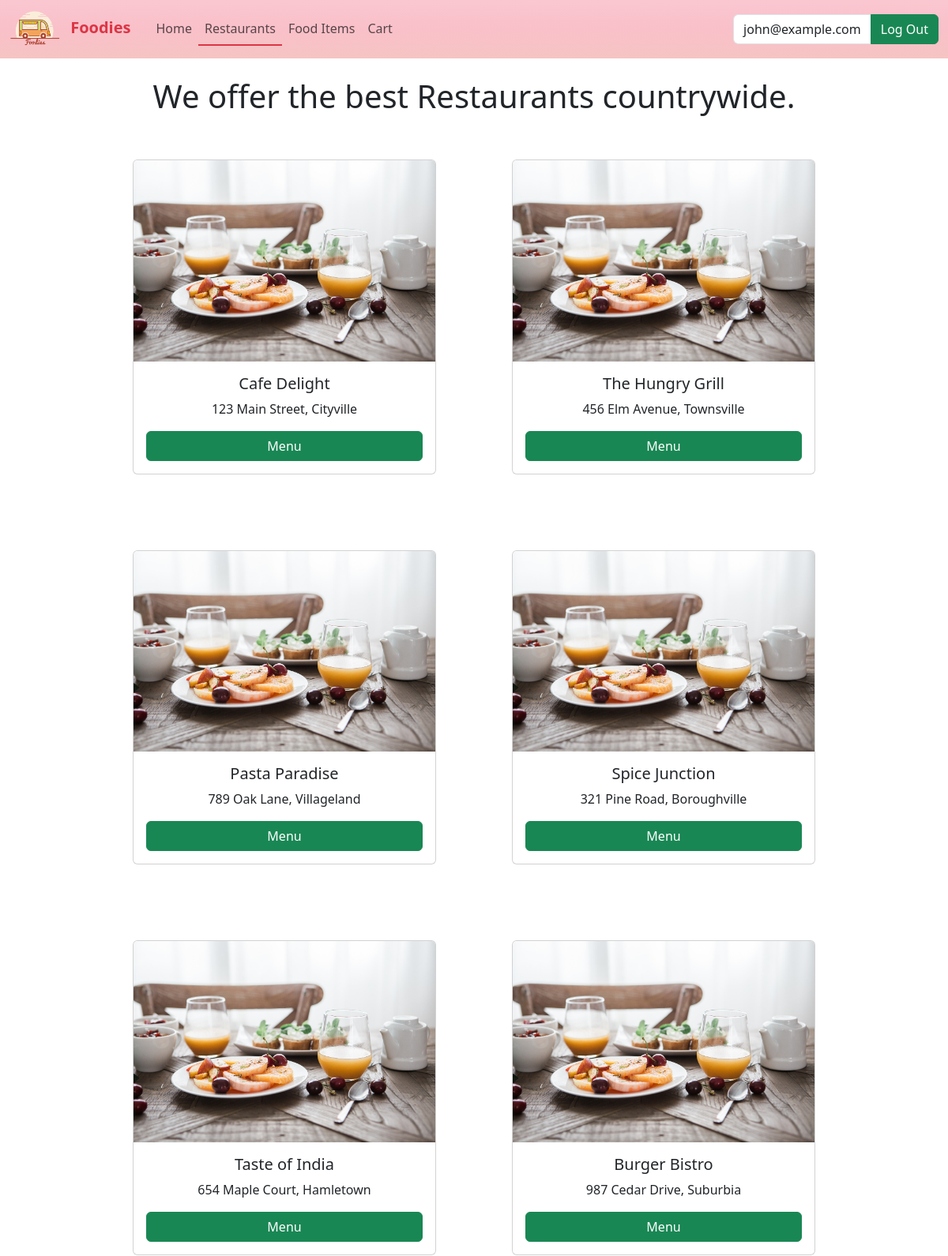
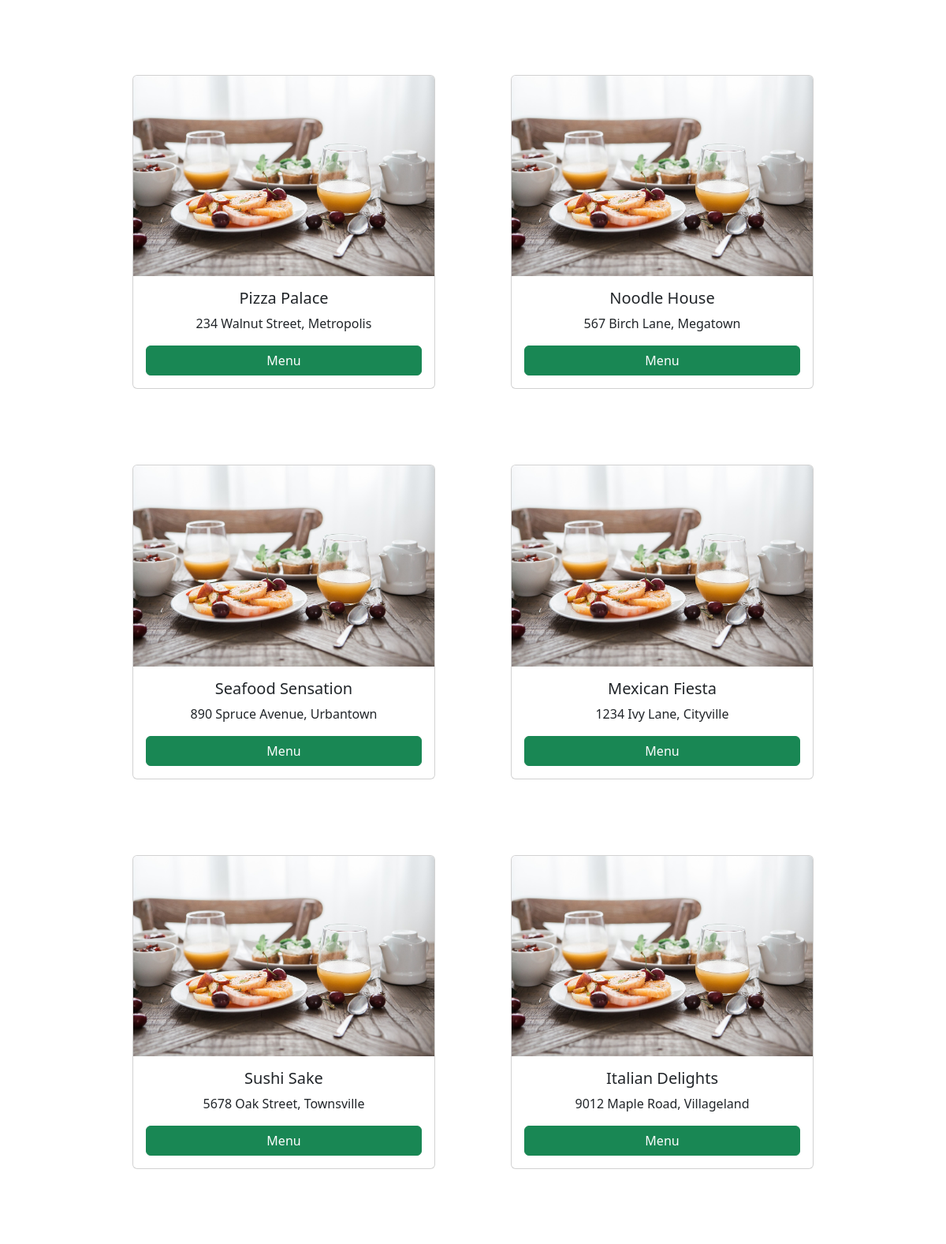
The app's page /www/restaurant.php (signed in, upper part) with its own data (2 pictures, top to bottom).
### tables this page shows
CREATE TABLE `customer` (
  `CUSTOMER_ID` int(11) NOT NULL,
  `EMAIL` varchar(255) NOT NULL,
  `PASSCODE` varchar(255) NOT NULL,
  `NAME` varchar(255) DEFAULT NULL,
  `ADDRESS` varchar(255) DEFAULT NULL
);

CREATE TABLE `restaurant` (
  `RESTAURANT_ID` int(11) NOT NULL,
  `NAME` varchar(255) NOT NULL,
  `ADDRESS` varchar(255) NOT NULL
);

### www/restaurant.php (the view, shortened to what this page needs)
<!DOCTYPE html>
<html lang="en">
<head>
    <link href="https://cdn.jsdelivr.net/npm/bootstrap@5.3.0-alpha2/dist/css/bootstrap.min.css" rel="stylesheet">
    <link rel="stylesheet" href="https://cdnjs.cloudflare.com/ajax/libs/font-awesome/6.3.0/css/all.min.css">
    <link rel="stylesheet" href="../css/index.css">
</head>
<?php
include "dbh.php";
$is_logged_in = isset($_SESSION["CUSTOMER_ID"]);
if ($is_logged_in) {
    $cust_id = $_SESSION['CUSTOMER_ID'];
    $sql = "SELECT * FROM customer where CUSTOMER_ID = $cust_id;";
    $result = mysqli_query($conn, $sql);
    $record = mysqli_fetch_assoc($result);
}
?>
<body>
    <nav class="navbar navbar-expand-lg bg-body-tertiary">
        <div class="container-fluid">
            <a class="navbar-brand d-inline-block" href="#">
                <img src="../res/images/logo.png" alt="Logo" width="64" height="48">
                <span class="px-2 text-danger"><b>Foodies</b></span>
            </a>
            <div class="collapse navbar-collapse" id="navbarSupportedContent">
                <ul class="navbar-nav me-auto mb-2 mb-lg-0">
                    <li class="nav-item">
                        <a class="nav-link" href="../index.php">Home</a>
                    </li>
                    <li class="nav-item active border-bottom border-danger border-2">
                        <a class="nav-link" href="#">Restaurants<span class="sr-only">(current)</span></a>
                    </li>
                    <li class="nav-item">
                        <a class="nav-link" href="fooditems.php">Food Items</a>
                    </li>
                    <li class="nav-item">
                        <a class="nav-link" href="cart.php">Cart</a>
                    </li>
                </ul>
                <ul class="navbar-nav mb-2 mb-lg-0 row gx-1">
                    <?php
                    if ($is_logged_in) {
                    ?>
                        <form class="input-group" action="logout.php">
                            <label type="text" class="form-control"><?php echo $record["EMAIL"]; ?></label>
                            <input class="input-group-text btn btn-success" type="submit" value="Log Out">
                        </form>
                    <?php
                    }
                    ?>
                </ul>
            </div>
        </div>
    </nav>
<div class="parent container-fluid section p-4">
    <h1 class="text-center">We offer the best Restaurants countrywide.</h1>
    <div class="container-fluid">
        <div class="row justify-content-center">
            <?php
            include 'dbh.php';
            $query = "SELECT COUNT(*) as total_rows FROM restaurant";
            $result = mysqli_query($conn, $query);
            $row = mysqli_fetch_assoc($result);
            $totalRows = $row['total_rows'];
            for ($i = 0; $i < $totalRows; $i++) {
                $cardQuery = "SELECT * FROM restaurant LIMIT $i, 1";
                $cardResult = mysqli_query($conn, $cardQuery);
                $cardRow = mysqli_fetch_assoc($cardResult);
            ?>
                <div class="card m-5 p-0" style="width: 24rem;" id="<?php echo $cardRow['RESTAURANT_ID']; ?>">
                    <img src="../res/images/restpic1.jpg" class="card-img-top">
                    <div class="card-body">
                        <h5 class="card-title text-center"><?php echo $cardRow['NAME']; ?></h5>
                        <p class="card-text text-center"><?php echo $cardRow['ADDRESS']; ?></p>
                        <div class="d-grid">
                            <a data-bs-target="#Menu<?php echo $cardRow['RESTAURANT_ID']; ?>" data-bs-toggle="modal" href="#" class="btn btn-success w-full">Menu</a>
                        </div>
                    </div>
                </div>
            <?php } ?>
        </div>
    </div>
</div>

### css/index.css (style rules this page uses)
.navbar { background-image: linear-gradient(#FAC7D1, #F9C0C9, #F6C4C3); }

### records on screen
customer: EMAIL "john@example.com"
restaurant: NAME "Cafe Delight", ADDRESS "123 Main Street, Cityville"
restaurant: $cardRow['RESTAURANT_ID'] 2 (drawn), NAME "The Hungry Grill", ADDRESS "456 Elm Avenue, Townsville"
restaurant: NAME "Pasta Paradise", ADDRESS "789 Oak Lane, Villageland"
restaurant: NAME "Spice Junction", ADDRESS "321 Pine Road, Boroughville"
restaurant: NAME "Taste of India", ADDRESS "654 Maple Court, Hamletown"
restaurant: NAME "Burger Bistro", ADDRESS "987 Cedar Drive, Suburbia"
restaurant: NAME "Pizza Palace", ADDRESS "234 Walnut Street, Metropolis"
restaurant: NAME "Noodle House", ADDRESS "567 Birch Lane, Megatown"
restaurant: NAME "Seafood Sensation", ADDRESS "890 Spruce Avenue, Urbantown"
restaurant: NAME "Mexican Fiesta", ADDRESS "1234 Ivy Lane, Cityville"
restaurant: NAME "Sushi Sake", ADDRESS "5678 Oak Street, Townsville"
restaurant: NAME "Italian Delights", ADDRESS "9012 Maple Road, Villageland"
